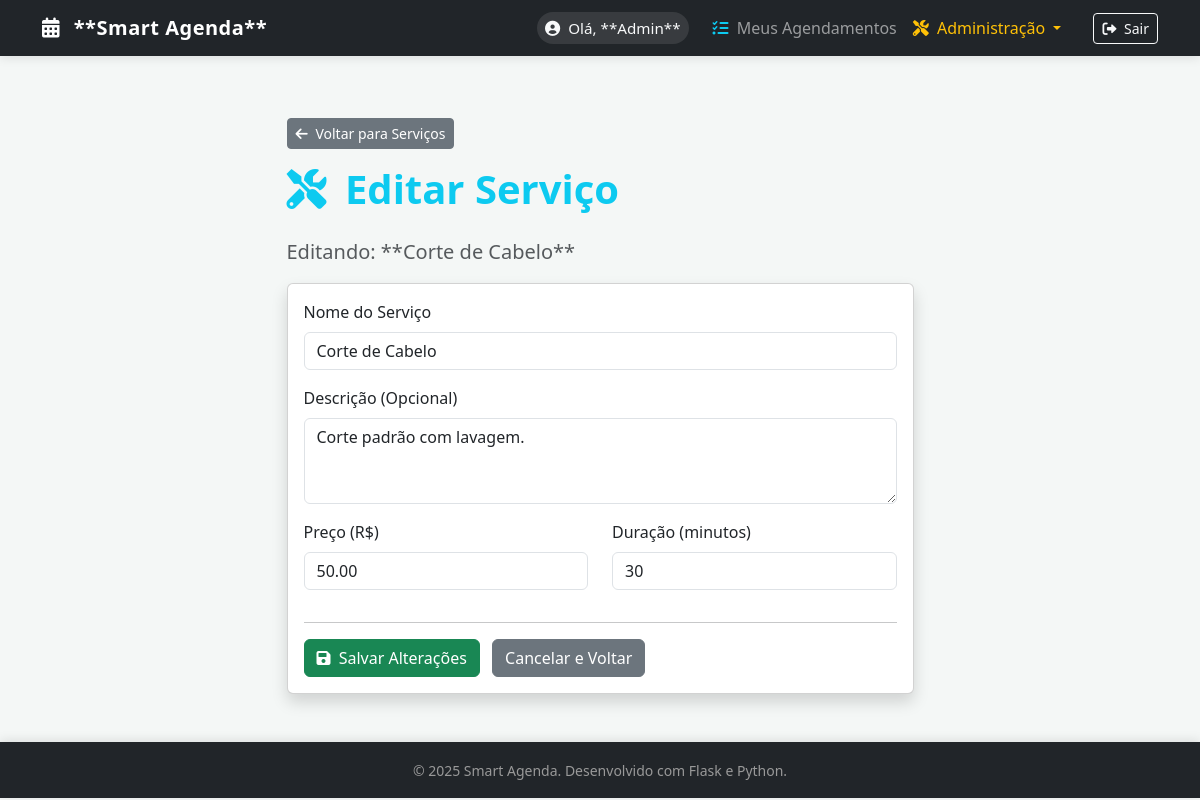
The page /services/edit/1 (signed in) on the database as committed earlier.
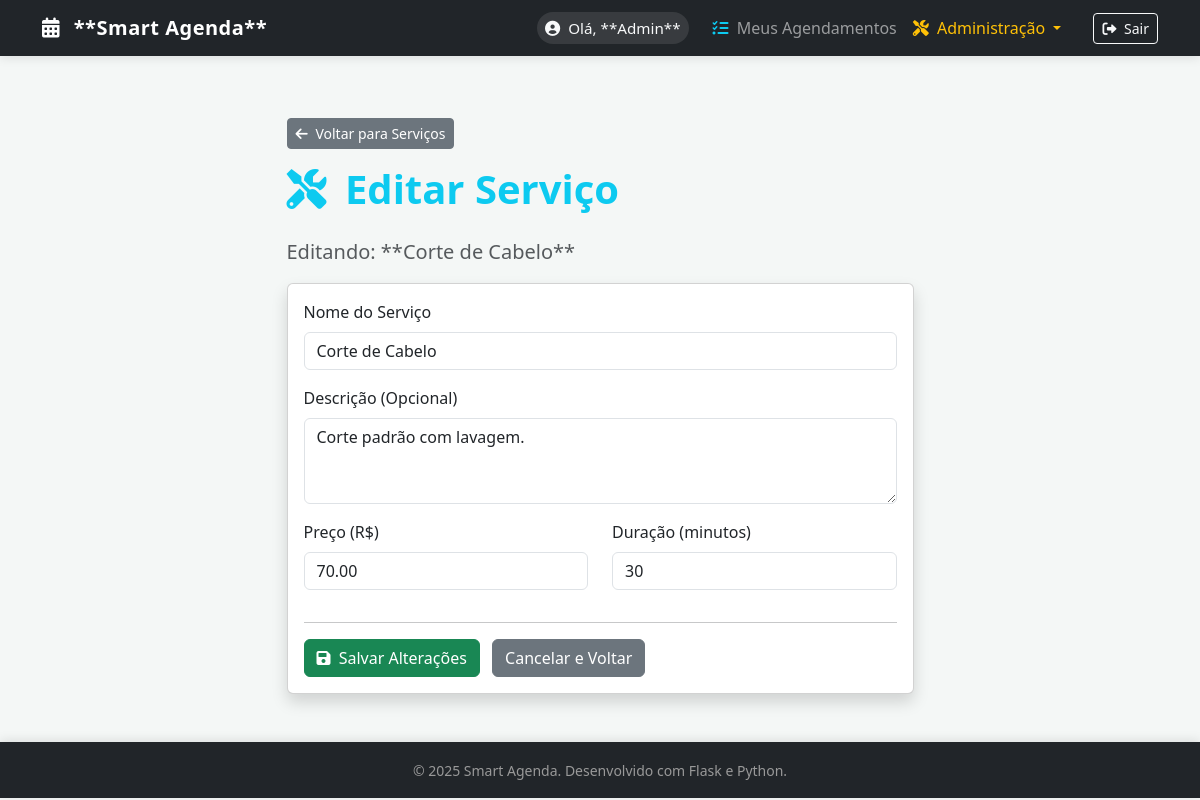
The same page on the database as committed later.
### app/models.py (models this page shows, shortened)
class Service(db.Model):
    id = db.Column(db.Integer, primary_key=True)
    nome = db.Column(db.String(100), nullable=False)
    descricao = db.Column(db.String(255))
    preco = db.Column(db.Float, nullable=False)
    duracao_minutos = db.Column(db.Integer, nullable=False)

### app/services/routes.py (the view, shortened to what this page needs)
@bp.route('/edit/<int:service_id>', methods=['GET', 'POST'])
@login_required
@admin_required
def edit_service(service_id):
    service = Service.query.get_or_404(service_id)
    return render_template('edit_service.html',
                           title=f'Editar Serviço: {service.nome}',
                           service=service)

### app/services/templates/edit_service.html
{% extends "base.html" %}
{% block content %}
<div class="container mt-5">
    <div class="row justify-content-center">
        <div class="col-md-7">
            <a href="{{ url_for('services.list_services') }}" class="btn btn-secondary btn-sm mb-3">
                <i class="fas fa-arrow-left me-1"></i> Voltar para Serviços
            </a>
            <h1 class="display-6 fw-bold text-info mb-4">
                <i class="fas fa-tools me-2"></i> Editar Serviço
            </h1>
            <p class="lead text-muted">
                Editando: **{{ service.nome }}**
            </p>
            <div class="card shadow">
                <div class="card-body">
                    <form method="POST" action="{{ url_for('services.edit_service', service_id=service.id) }}">
                        <div class="mb-3">
                            <label for="nome" class="form-label">Nome do Serviço</label>
                            <input type="text" class="form-control" id="nome" name="nome"
                                   value="{{ service.nome }}" required>
                        </div>
                        <div class="mb-3">
                            <label for="descricao" class="form-label">Descrição (Opcional)</label>
                            <textarea class="form-control" id="descricao" name="descricao" rows="3">{{ service.descricao or '' }}</textarea>
                        </div>
                        <div class="row">
                            <div class="col-md-6 mb-3">
                                <label for="preco" class="form-label">Preço (R$)</label>
                                <input type="number" step="0.01" min="0" class="form-control" id="preco" name="preco"
                                       value="{{ '%.2f'|format(service.preco) }}" required>
                            </div>
                            <div class="col-md-6 mb-3">
                                <label for="duracao_minutos" class="form-label">Duração (minutos)</label>
                                <input type="number" min="5" step="5" class="form-control" id="duracao_minutos" name="duracao_minutos"
                                       value="{{ service.duracao_minutos }}" required>
                            </div>
                        </div>
                        <hr>
                        <button type="submit" class="btn btn-success me-2">
                            <i class="fas fa-save me-1"></i> Salvar Alterações
                        </button>
                        <a href="{{ url_for('services.list_services') }}" class="btn btn-secondary">
                            Cancelar e Voltar
                        </a>
                    </form>
                </div>
            </div>
        </div>
    </div>
</div>
{% endblock %}

Rows that differ between the two databases and show on the page:
changed Service "Corte de Cabelo": preco "50.00" → "70.00"
